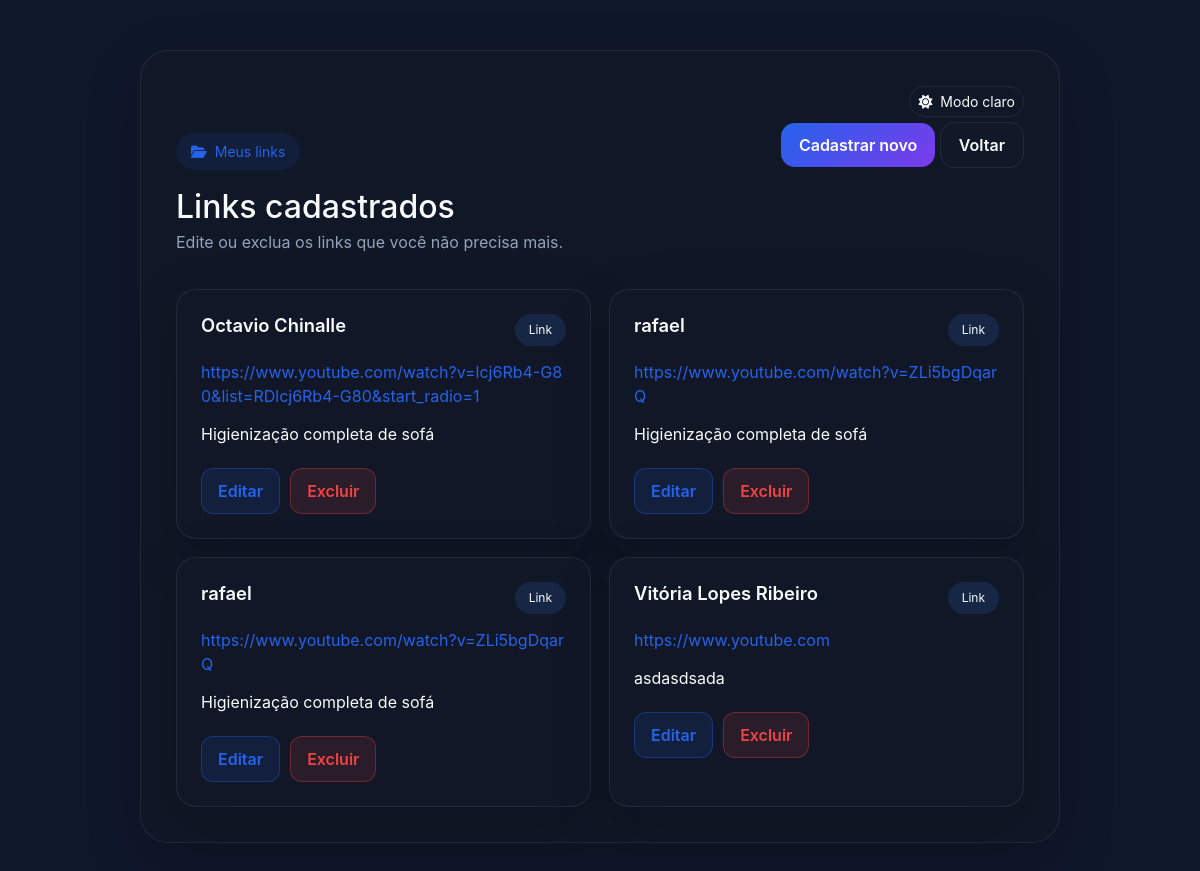
Page /listar/ (signed in) on the earlier database version.
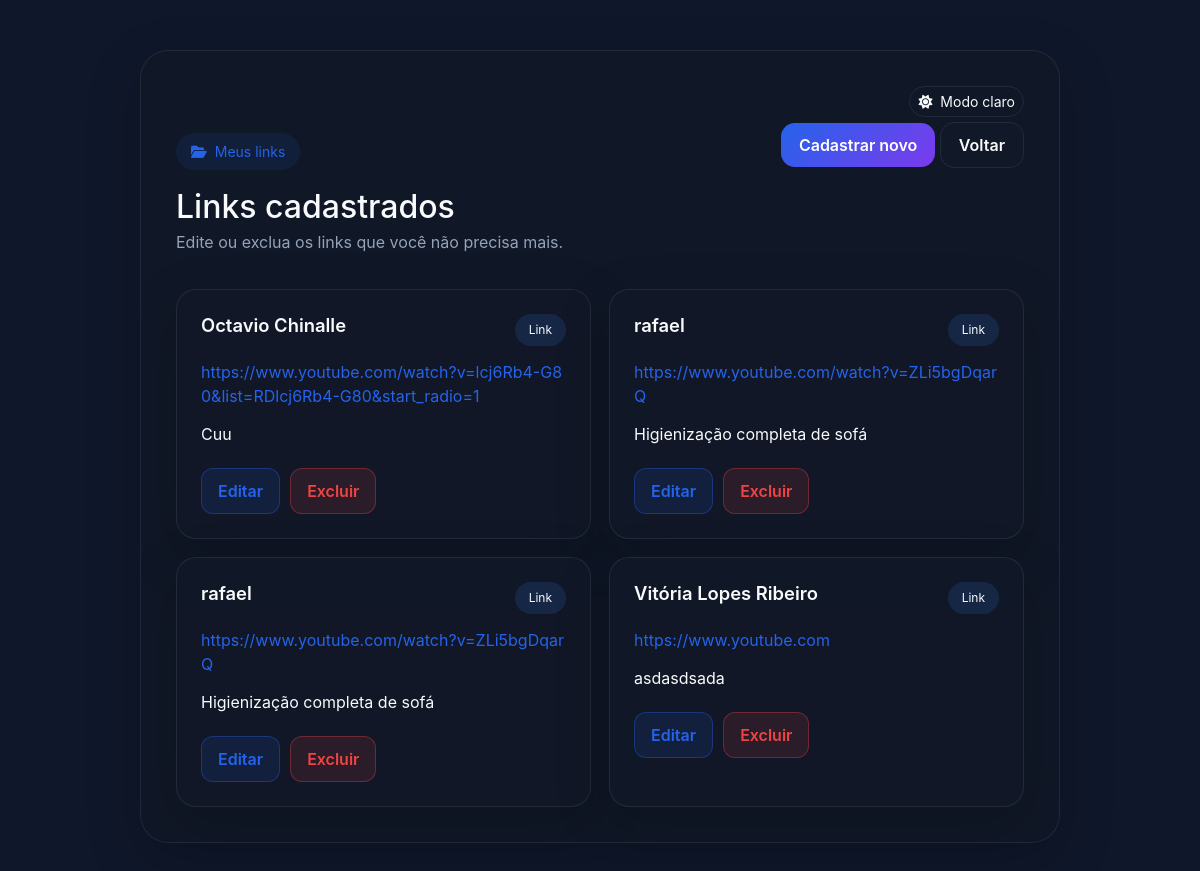
Same page on the later database version.
### core/models.py (models this page shows, shortened)
class LinkModel(models.Model):
    id = models.AutoField(primary_key=True)
    titulo = models.CharField(max_length=150)
    link = models.URLField(max_length=500, unique=True)
    observacao = models.TextField(blank=True)

### core/views.py (the view)
# urls.py: path('listar/', listar, name='listar'),
@login_required
def listar(request):
    data = LinkModel.objects.all()
    delete_form = DeleteLinkForm()
    return render(request, 'listar.html', {'dados': data, 'delete_form': delete_form})

### core/templates/listar.html (shortened to what this page needs)
{% load static %}
<!DOCTYPE html>
<html lang="pt-BR">
<head>
    <link href="https://cdn.jsdelivr.net/npm/bootstrap@5.3.3/dist/css/bootstrap.min.css" rel="stylesheet">
    <link href="https://cdnjs.cloudflare.com/ajax/libs/font-awesome/6.5.0/css/all.min.css" rel="stylesheet">
    <link href="{% static 'index.css' %}" rel="stylesheet">
</head>
<body>
    <div class="main-container">
        <div class="main-card">
            <div class="theme-toggle-wrapper text-end mb-3">
                <button id="theme-toggle" type="button" class="btn btn-outline-secondary btn-sm">
                    <i class="fas fa-moon me-1" id="theme-toggle-icon"></i>
                    <span id="theme-toggle-text">Tema claro</span>
                </button>
            </div>
            <div class="top-area">
                <div>
                    <div class="hero-badge">
                      <i class="fas fa-folder-open"></i> Meus links
                    </div>
                    <h2 class="card-title mb-1">Links cadastrados</h2>
                    <p class="text-secondary mb-0">Edite ou exclua os links que você não precisa mais.</p>
                </div>
                <div class="header-buttons">
                    <a href="{% url 'criar' %}" class="btn-custom btn-primary-custom">Cadastrar novo</a>
                    <a href="{% url 'home' %}" class="btn-custom btn-secondary-custom">Voltar</a>
                </div>
            </div>
            {% if dados %}
                <div class="links-grid">
                    {% for link in dados %}
                        <div class="link-card">
                            <div class="link-top">
                                <div>
                                    <h5>{{ link.titulo }}</h5>
                                </div>
                                <span class="badge-custom">Link</span>
                            </div>
                            <a href="{{ link.link }}" target="_blank" class="link-url">{{ link.link }}</a>
                            <p class="description">{{ link.observacao|default:"Sem observação" }}</p>
                            <div class="actions">
                                <a href="{% url 'editar' link.id %}" class="btn-action btn-edit">Editar</a>
                                <form method="POST" action="{% url 'excluir' link.id %}" class="m-0">
                                    <button type="submit" class="btn-action btn-delete">Excluir</button>
                                </form>
                            </div>
                        </div>
                    {% endfor %}
                </div>
                {% else %}
                    <div class="alert alert-info mb-0">Nenhum link cadastrado ainda. Clique em Cadastrar novo para adicionar.</div>
                {% endif %}
            </div>
        </div>
</body>
</html>

Differences in the rows shown:
changed LinkModel "Octavio Chinalle": observacao "Higienização completa de sofá" → "Cuu"
